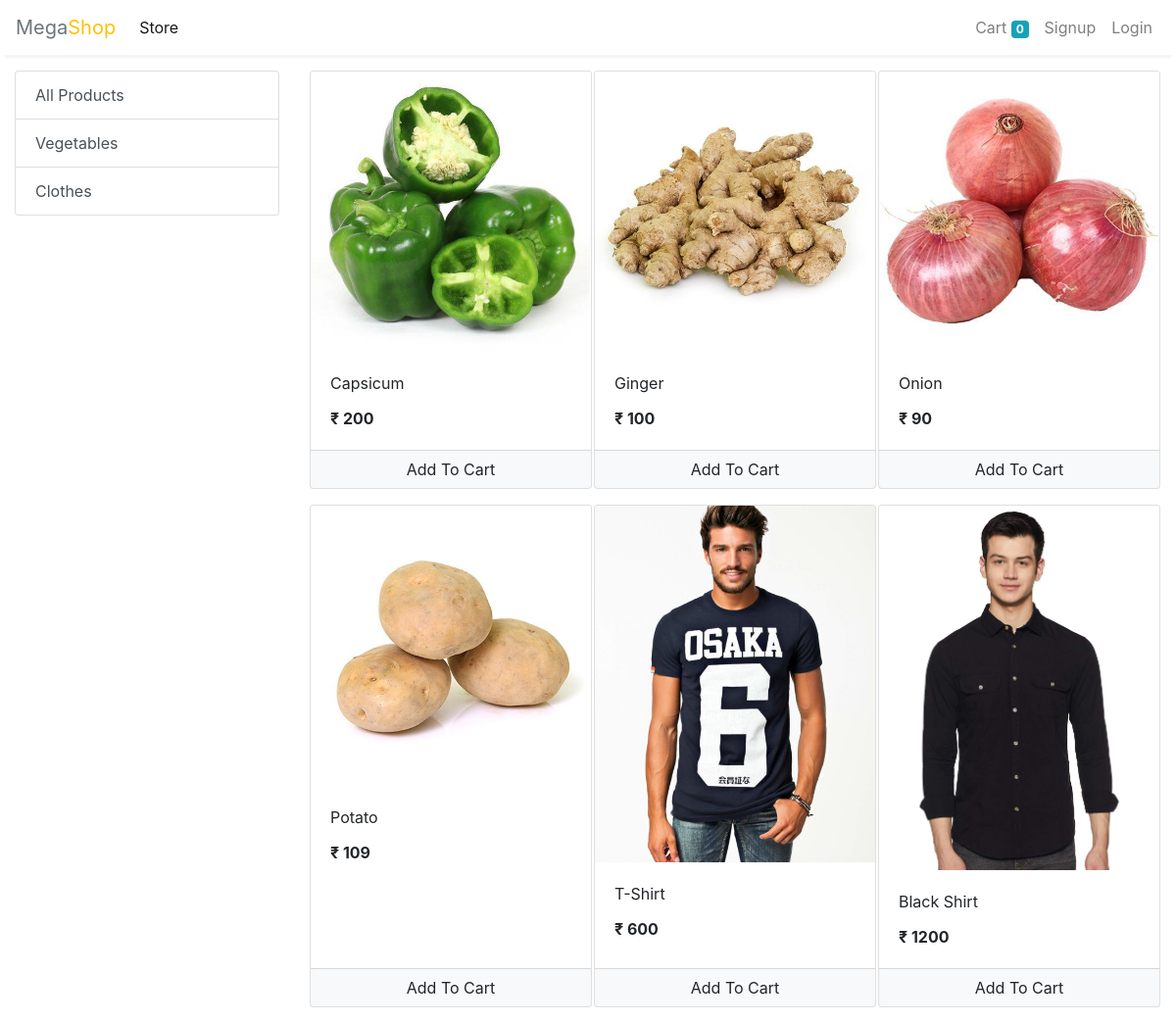
The app's page /store with its own data.
### App/models/category.py (models this page shows, shortened)
class Category(models.Model):
    name        = models.CharField(max_length=20)
    @staticmethod
    def get_all_categories():
        return Category.objects.all()

### App/models/product.py (models this page shows, shortened)
class Product(models.Model):
    name                = models.CharField(max_length=50)
    price               = models.IntegerField(default=0)
    category            = models.ForeignKey(Category, on_delete=models.CASCADE, default=1)
    description         = models.CharField(max_length=200, default='' , null=True , blank=True)
    image               = models.ImageField(upload_to='uploads/products/')
    @staticmethod
    def get_all_products():
        return Product.objects.all()

### App/views/home.py (the view)
# urls.py: path('store', store , name='store'),
def store(request):
    cart    = request.session.get('cart')
    if not cart:
        request.session['cart'] = {}
    products = None
    categories  = Category.get_all_categories()
    categoryID  = request.GET.get('category')
    if categoryID:
        products = Product.get_all_products_by_categoryid(categoryID)
    else:
        products = Product.get_all_products();
    data = {}
    data['products'] = products
    data['categories'] = categories
    return render(request, 'index.html', data)

### App/templatetags/cart.py (called while the page is built)
@register.filter(name='is_in_cart')
def is_in_cart(product  , cart):
    keys = cart.keys()
    for id in keys:
        if int(id) == product.id:
            return True
    return False;

### App/templatetags/custom_filter.py (called while the page is built)
@register.filter(name='currency')
def currency(number):
    return "₹ "+str(number)

### MegaShop/templates/index.html (shortened to what this page needs)
{% extends 'base.html' %}
{% block content %}
{% load cart %}
{% load custom_filter %}
<div class="container-fluid mt-3">
	<div class="row">
		<div class="col-lg-3 mx-auto">
			<div class="list-group">
				<a href="/" class="list-group-item list-group-item-action">All Products</a>
				{% for category in categories %}
				<a href="/?category={{category.id}}"
					class="list-group-item list-group-item-action">{{category.name}}</a>
				{% endfor %}
			</div>
		</div>
		<div id='products' class="col-lg-9 mx-auto">
			<div class="row mx-auto">
				{% for product in products %}
				<div class="card mx-auto mb-3" id={{product.id}} style="width: 18rem;">
					<img class="card-img-top" src="{{product.image.url}}" alt="Card image cap">
					<div class="card-body">
						<p class="card-title">{{product.name}}</p>
						<p class="card-text"><b>{{product.price|currency}}</b></p>
					</div>
					<div class="card-footer p-0 no-gutters">
						{% if product|is_in_cart:request.session.cart %}
						<div class="row no-gutters">
							<form action="/#{{product.id}}" class="col-2 " method="post">
								{% csrf_token %}
								<input hidden type="text" name='product' value='{{product.id}}'>
								<input hidden type="text" name='remove' value='True'>
								<input type="submit" value=" - " class="btn btn-block btn-light border-right">
							</form>
							<div class="text-center col">{{product|cart_quantity:request.session.cart}} in Cart</div>
							<form action="/#{{product.id}}" class="col-2 " method="post">
								{% csrf_token %}
								<input hidden type="text" name='product' value='{{product.id}}'>
								<input type="submit" value=" + " class="btn btn-block btn-light border-left">
							</form>
						</div>
						{% else %}
						<form action="/#{{product.id}}" method="POST" class="btn-block">
							<input type="submit" class="float-right btn btn-light  form-control"
								value="Add To Cart">
						</form>
						{% endif %}
					</div>
				</div>
				{% endfor %}
			</div>
		</div>
	</div>
</div>
{% endblock %}

### records on screen
Category: name "Vegetables"
Category: name "Clothes"
Product: {{ product.id }} 1 (drawn), image (picture), name "Capsicum", price "₹ 200"
Product: image (picture), name "Ginger", price "₹ 100"
Product: image (picture), name "Onion", price "₹ 90"
Product: image (picture), name "Potato", price "₹ 109"
Product: image (picture), name "T-Shirt", price "₹ 600"
Product: image (picture), name "Black Shirt", price "₹ 1200"

### other values on screen
{{ request.session.cart.keys|length }} "0"
